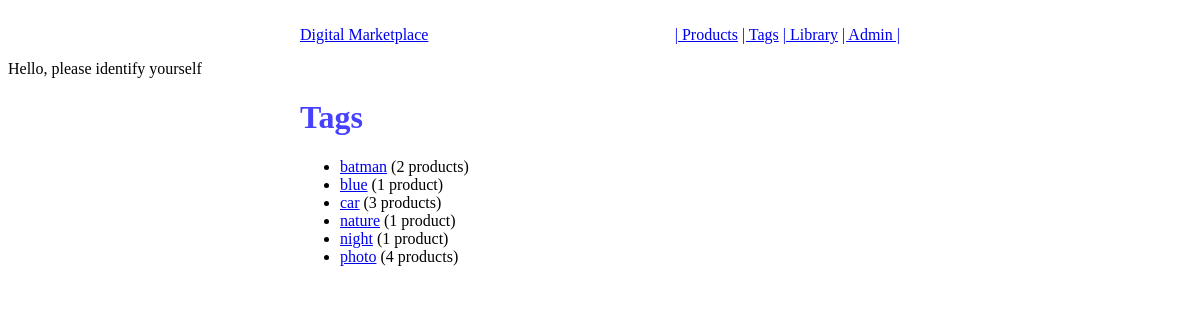
The page /tags/ on the database as committed earlier.
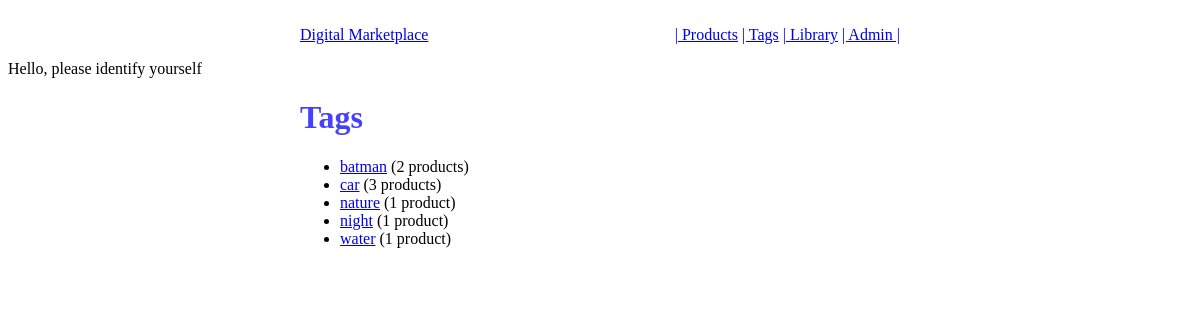
The same page on the database as committed later.
### tags/models.py (models this page shows, shortened)
class Tag(m.Model):
    title = m.CharField(max_length=120, unique=True)
    slug = m.SlugField(blank=True, unique=True)
    products = m.ManyToManyField(Product, blank=True)
    active = m.BooleanField(default=True)
    objects = m.Manager()
    active_tags = ActiveTagManager()
    tags = TagManager()
    def get_absolute_url(self):
        view_name = 'tags:detail'
        return reverse(view_name, kwargs={'slug': self.slug})

### tags/views.py (the view)
class TagListView(ListView):
    model = Tag
    def get_queryset(self):
        return Tag.active_tags.all()

### tags/models.py (called while the page is built)
    def get_queryset(self):
        return super(ActiveTagManager, self).get_queryset().filter(active=True).order_by('title')

### templates/tags/tag_list.html
{% extends 'base.html'%}
{% block content %}
<h1>Tags</h1>
<ul>
    {% for instance in object_list %}
        {% if instance.products.count > 0 %}
            <li><a href="{{ instance.get_absolute_url }}">{{ instance.title }}</a> ({{ instance.products.count }}
                product{% if instance.products.count > 1 %}s{% endif %})</li>
        {% endif %}
    {% empty %}
        <li>No Tags have been registered yet</li>
    {% endfor %}
</ul>
{% endblock %}

Rows that differ between the two databases and show on the page:
no longer on this page (row edited): Tag: title "blue", products.count "1"
no longer on this page (row edited): Tag: title "photo", products.count "4"
now on this page (row edited): Tag: title "water", products.count "1"
